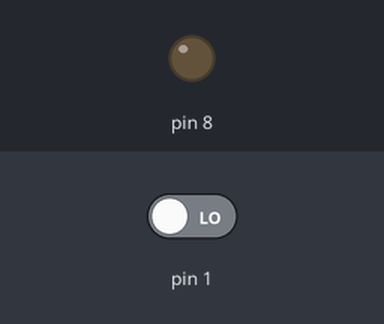
A sketch run on a simulated Arduino Uno, built with avr-gcc and run on an emulated ATmega328P. Parts: output pins drawn as LEDs (lit = HIGH). The test bench sets the inputs (shaded band); at power-on: pin 1 LOW.

Above: at 1.2 s.
1.3 s: pin 1 driven HIGH
At 2.4 s:
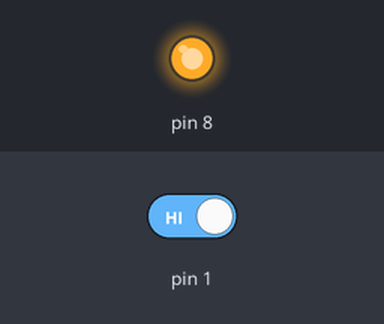
2.8 s: pin 1 driven LOW
At 3.5 s:
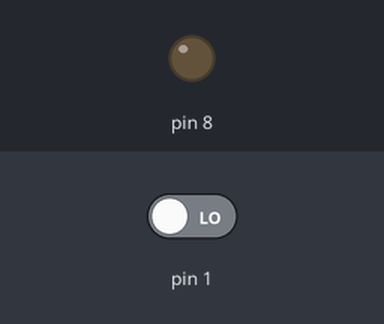
Timing chart, 0 to 5.8 s (numbered marks = the images above; inputs shaded):
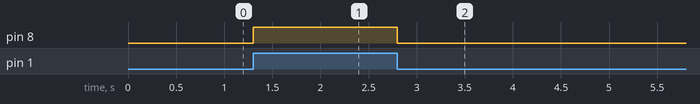

Measured:
- after the input at 1.3 s, pin 8: LOW → HIGH at once
- after the input at 2.8 s, pin 8: HIGH → LOW at once

The sketch:

diode_button.ino
```cpp
// on board in labolatory HIGH means OFF

void setup() {
  // initialize pin 24 as output
  pinMode(8, OUTPUT);

  // initialize pin 1 as input
  pinMode(1, INPUT);
}

void loop() {
  // check the button is pressed
  if (digitalRead(1) == HIGH) {
    digitalWrite(8, HIGH);   // turn the LED on (HIGH is the voltage level)
  }
  else {
    digitalWrite(8, LOW);    // turn the LED off by making the voltage LOW
  }
}
```
